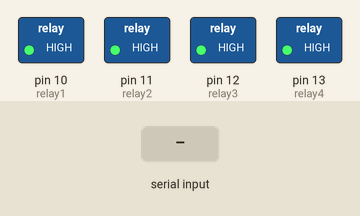
Recording of a sketch running on a simulated Arduino Uno, built with avr-gcc and run on an emulated ATmega328P. Parts: switched loads named in the sketch (green lamp = pin HIGH). The inputs (shaded band) are chosen by the test bench. The modem accepts every AT command (registered, SIM ready, sends succeed) and sends nothing else; what the sketch prints to the serial monitor is not drawn.

Above: at 3.4 s.
3.5 s: "ON1" received over the second serial link
At 5.6 s:
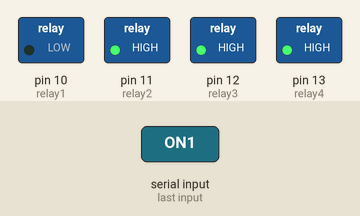
6.0 s: "ON2" received over the second serial link
At 7.4 s:
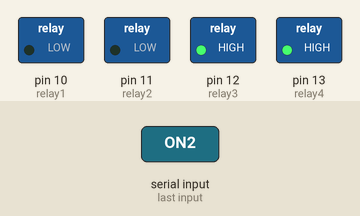
8.5 s: "OF1" received over the second serial link
At 10.6 s:
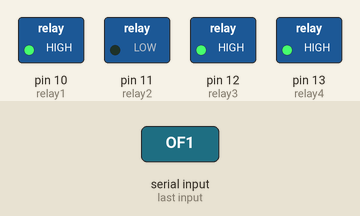
11.0 s: "ON3" received over the second serial link
At 12.4 s:
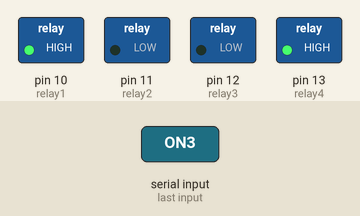
13.5 s: "OF2" received over the second serial link
At 15.5 s:
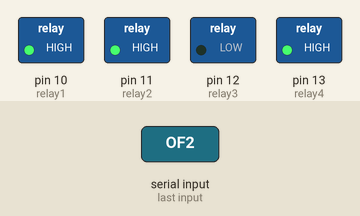
16.0 s: "ON4" received over the second serial link
At 17.5 s:
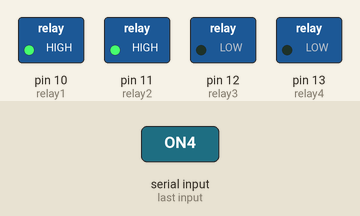
Timing chart, 0 to 19.0 s (numbered marks = the images above; inputs shaded):
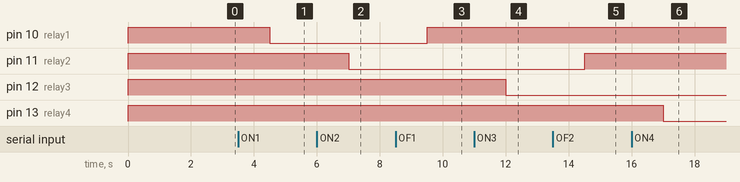

The sketch:

sim900txt.ino
```cpp
#include <SoftwareSerial.h>

SoftwareSerial myserial(7, 8);

String textMessage;
const int relay1 = 10;
const int relay2 = 11;
const int relay3 = 12;
const int relay4 = 13;

void setup() {
  pinMode(relay1, OUTPUT);
  pinMode(relay2, OUTPUT);
  pinMode(relay3, OUTPUT);
  pinMode(relay4, OUTPUT);
  digitalWrite(relay1, HIGH);
  digitalWrite(relay2, HIGH);
  digitalWrite(relay3, HIGH);
  digitalWrite(relay4, HIGH);

  Serial.begin(19200);
  myserial.begin(19200);
  delay(2000);
  Serial.print("readyTOgo...");
  myserial.print("AT+CMGF=1\r");
  delay(100);
  myserial.print("AT+CNMI=2,2,0,0,0\r");
  delay(100);
}

void loop(){
  if(myserial.available()>0){
    textMessage = myserial.readString();
    Serial.print(textMessage);
    delay(10);
  }
 if(textMessage.indexOf("ON1")>=0){
    digitalWrite(relay1, LOW);
    textMessage = "";
  }
  if(textMessage.indexOf("OF1")>=0){
    digitalWrite(relay1, HIGH);
    textMessage = "";
  }
  if(textMessage.indexOf("ON2")>=0){
    digitalWrite(relay2, LOW);
    textMessage = "";
  }
  if(textMessage.indexOf("OF2")>=0){
    digitalWrite(relay2, HIGH);
    textMessage = "";
  }
  if(textMessage.indexOf("ON3")>=0){
    digitalWrite(relay3, LOW);
    textMessage = "";
  }
  if(textMessage.indexOf("OF3")>=0){
    digitalWrite(relay3, HIGH);
    textMessage = "";
  }
  if(textMessage.indexOf("ON4")>=0){
    digitalWrite(relay4, LOW);
    textMessage = "";
  }
  if(textMessage.indexOf("OF4")>=0){
    digitalWrite(relay4, HIGH);
    textMessage = "";
  }
    if(textMessage.indexOf("AL1")>=0){
    digitalWrite(relay1, LOW);
    digitalWrite(relay2, LOW);
    digitalWrite(relay3, LOW);
    digitalWrite(relay4, LOW);
    textMessage = "";
  }
  if(textMessage.indexOf("AL0")>=0){
    digitalWrite(relay1, HIGH);
    digitalWrite(relay2, HIGH);
    digitalWrite(relay3, HIGH);
    digitalWrite(relay4, HIGH);
    textMessage = "";
  }
}
```

Measured:
- after the input at 3.5 s, pin 10 (relay1): HIGH → LOW after 1.0 s
- after the input at 6.0 s, pin 11 (relay2): HIGH → LOW after 1.0 s
- after the input at 8.5 s, pin 10 (relay1): LOW → HIGH after 1.0 s
- after the input at 11.0 s, pin 12 (relay3): HIGH → LOW after 1.0 s
- after the input at 13.5 s, pin 11 (relay2): LOW → HIGH after 1.0 s
- after the input at 16.0 s, pin 13 (relay4): HIGH → LOW after 1.0 s
